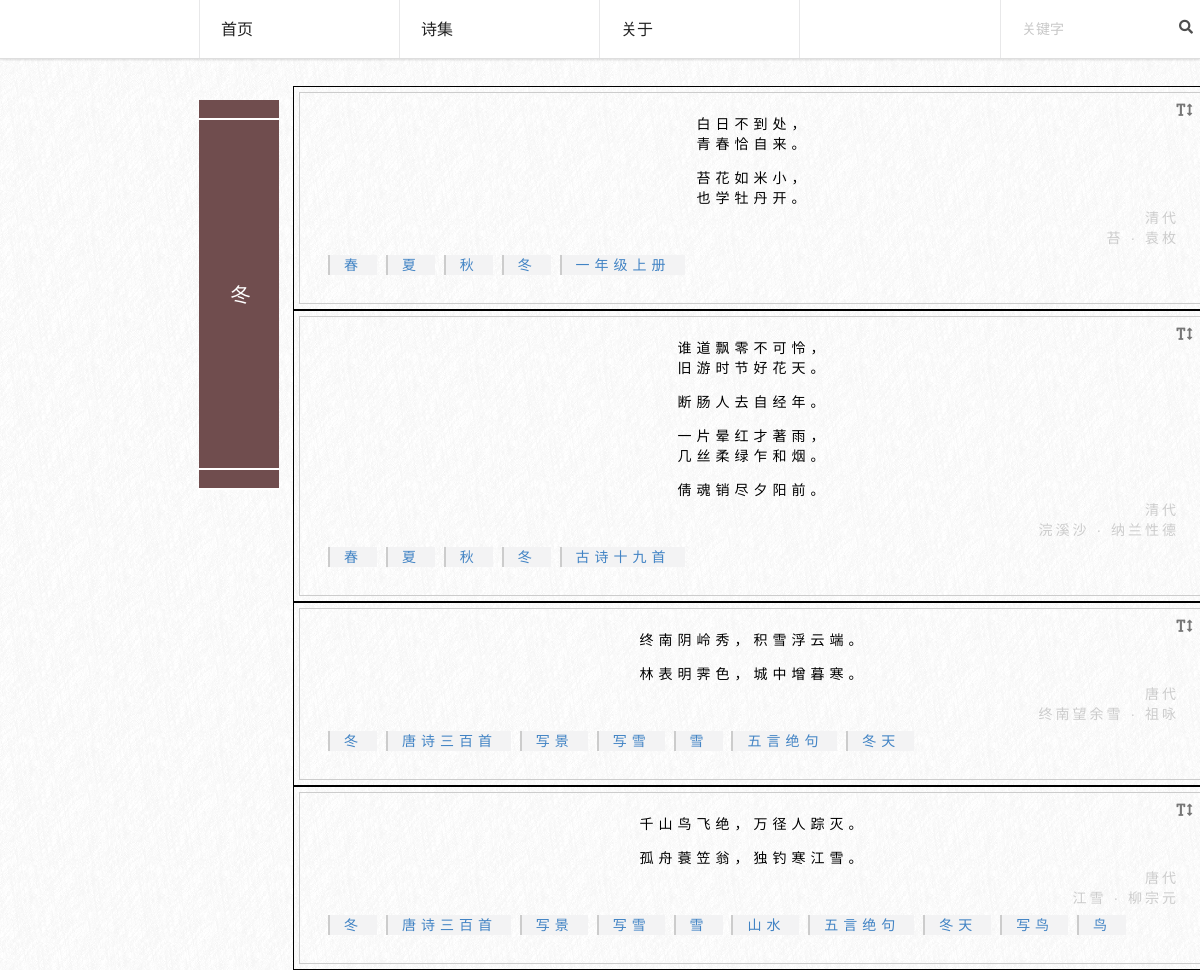
Screenshot of /list/冬/ with the database file from the repository.
### web/models.py (models this page shows, shortened)
class Tag(models.Model):
    name = models.CharField(max_length=25)
    class Meta:
        db_table = 'tag'

class Poetry(models.Model):
    title = models.CharField(max_length=45)
    author = models.CharField(max_length=20)
    dynasty = models.CharField(max_length=20)
    tags = models.ManyToManyField(Tag)
    content = models.TextField()
    class Meta:
        db_table = 'poetry'

### web/views.py (the view)
# urls.py: url(r'^list/(?P<tag_name>.*)/', list_view),
def list_view(request, tag_name):
    tag = Tag.objects.filter(name=tag_name).first()
    poetrys = Poetry.objects.filter(tags__in=[tag])
    for i in poetrys:
        i.content = i.content.replace('？', '？\n')
        i.content = i.content.replace('。', '。\n')
        i.content = i.content.replace('！', '！\n')
    return render_to_response('list.html', locals())

### web/templates/list.html (shortened to what this page needs)
{% extends "base.html" %}
{% block content %}
        <div class="ui stackable grid" style="padding: 0;margin: 0!important;">
            <div class="four wide column">
                <div class="box-wrapper">
                    <div class="top"></div>
                    <div class="middle uu kaiti">{{ tag.name }}</div>
                    <div class="bottom"></div>
                </div>
            </div>
            <div id="poetry-list" class="twelve wide column poetry-wrapper">
                    <div class="ui container">
                    {% for poetry in poetrys %}
                    <div style="width: 100%;">
                        <div class="today-wrapper">
                            <div class="body kaiti">
                                <i style="float: right;margin-top: -1em; margin-right: -1em;cursor: pointer;" class="grey text height icon"></i>
                                <div class="content">{{ poetry.content|linebreaks }}</div>
                                <div class="meta">
                                        <div class="dynasty">{{ poetry.dynasty }}</div>
                                    <span class="title">{{ poetry.title }} · {{ poetry.author }}</span>
                                </div>
                                <div class="tags">
                                    {% for tag in poetry.tags.all %}
                                    <a href="/list/{{ tag.name }}/"><div class="tag">{{ tag.name }}</div></a>
                                    {% endfor %}
                                </div>
                            </div>
                        </div>
                    </div>
                    {% endfor %}
                </div>
            </div>
        </div>
{% endblock %}

### web/static/css/global.css (style rules this page uses)
body { background: url('../images/bg.png'); }
.kaiti { font-family: "STKaiti","KaiTi","Microsoft YaHei","微软雅黑",Arial,sans-serif!important; }
.today-wrapper { border: 1px solid #000; padding: 5px; }
.today-wrapper:first-child { margin-top: 0; }
.today-wrapper .body { border: 1px solid #cccccc; color: #000; }
.today-wrapper .body .content { margin-left: auto; margin-right: auto; text-align: center; overflow: auto; max-width: 100%; }
.today-wrapper .body .meta { text-align: right; color: #cccccc; letter-spacing: 3px; font-size: 14px; }
.uu { writing-mode: vertical-rl; -moz-writing-mode: vertical-rl; -webkit-writing-mode: vertical-rl; -o-writing-mode: vertical-rl; -ms-writing-mode: tb-rl; _writing-mode: tb-rl; }
.today-wrapper .body { padding: 1.5em 2em; font-size: 14px; line-height: 20px; letter-spacing: 5px; text-align: start; }
.box-wrapper { float: right; }
.box-wrapper .top,.box-wrapper .middle, .box-wrapper .bottom { height: 20px; background: #704d4e; border-bottom: 2px solid #fff; }
.box-wrapper .middle { height: 350px; padding: 1.5em; font-size: 20px; color: #fff; text-align: center; }
.poetry-wrapper .tags .tag { border-left: 2px solid #cccccc; padding: 0em 1em; background: #f3f3f4; margin: 0.5em 0em; display: inline-block; }
#poetry-list { text-align: center; height: 100%; overflow-y: auto; padding: 0!important; }

### rows the page displays
Tag: name "冬"
Poetry: content "白日不到处， 青春恰自来。 苔花如米小， 也学牡丹开。", dynasty "清代", title "苔", author "袁枚"
Tag: name "春"
Tag: name "夏"
Tag: name "秋"
Tag: name "一年级上册"
Poetry: content "谁道飘零不可怜， 旧游时节好花天。 断肠人去自经年。 一片晕红才著雨， 几丝柔绿乍和烟。 倩魂销尽夕阳前。", dynasty "清代", title "浣溪沙", author "纳兰性德"
Tag: name "古诗十九首"
Poetry: content "终南阴岭秀，积雪浮云端。 林表明霁色，城中增暮寒。", dynasty "唐代", title "终南望余雪", author "祖咏"
Tag: name "唐诗三百首"
Tag: name "写景"
Tag: name "写雪"
Tag: name "雪"
Tag: name "五言绝句"
Tag: name "冬天"
Poetry: content "千山鸟飞绝，万径人踪灭。 孤舟蓑笠翁，独钓寒江雪。", dynasty "唐代", title "江雪", author "柳宗元"
Tag: name "山水"
Tag: name "写鸟"
Tag: name "鸟"
